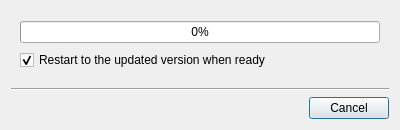
<?xml version="1.0" encoding="UTF-8"?>
<ui version="4.0">
 <class>QnCompatibilityVersionInstallationDialog</class>
 <widget class="QDialog" name="QnCompatibilityVersionInstallationDialog">
  <property name="geometry">
   <rect>
    <x>0</x>
    <y>0</y>
    <width>400</width>
    <height>130</height>
   </rect>
  </property>
  <property name="minimumSize">
   <size>
    <width>200</width>
    <height>0</height>
   </size>
  </property>
  <property name="windowTitle">
   <string>Installing Compatibility Version...</string>
  </property>
  <layout class="QVBoxLayout" name="verticalLayout">
   <item>
    <widget class="QWidget" name="widget" native="true">
     <layout class="QVBoxLayout" name="verticalLayout_2">
      <item>
       <widget class="QProgressBar" name="progressBar">
        <property name="value">
         <number>0</number>
        </property>
       </widget>
      </item>
      <item>
       <widget class="QCheckBox" name="autoRestart">
        <property name="text">
         <string>Restart to the updated version when ready</string>
        </property>
        <property name="checked">
         <bool>true</bool>
        </property>
       </widget>
      </item>
     </layout>
    </widget>
   </item>
   <item>
    <widget class="Line" name="line">
     <property name="orientation">
      <enum>Qt::Horizontal</enum>
     </property>
    </widget>
   </item>
   <item>
    <widget class="QDialogButtonBox" name="buttonBox">
     <property name="orientation">
      <enum>Qt::Horizontal</enum>
     </property>
     <property name="standardButtons">
      <set>QDialogButtonBox::Cancel</set>
     </property>
    </widget>
   </item>
  </layout>
 </widget>
 <resources/>
 <connections>
  <connection>
   <sender>buttonBox</sender>
   <signal>accepted()</signal>
   <receiver>QnCompatibilityVersionInstallationDialog</receiver>
   <slot>accept()</slot>
   <hints>
    <hint type="sourcelabel">
     <x>248</x>
     <y>254</y>
    </hint>
    <hint type="destinationlabel">
     <x>157</x>
     <y>274</y>
    </hint>
   </hints>
  </connection>
  <connection>
   <sender>buttonBox</sender>
   <signal>rejected()</signal>
   <receiver>QnCompatibilityVersionInstallationDialog</receiver>
   <slot>reject()</slot>
   <hints>
    <hint type="sourcelabel">
     <x>316</x>
     <y>260</y>
    </hint>
    <hint type="destinationlabel">
     <x>286</x>
     <y>274</y>
    </hint>
   </hints>
  </connection>
 </connections>
</ui>
